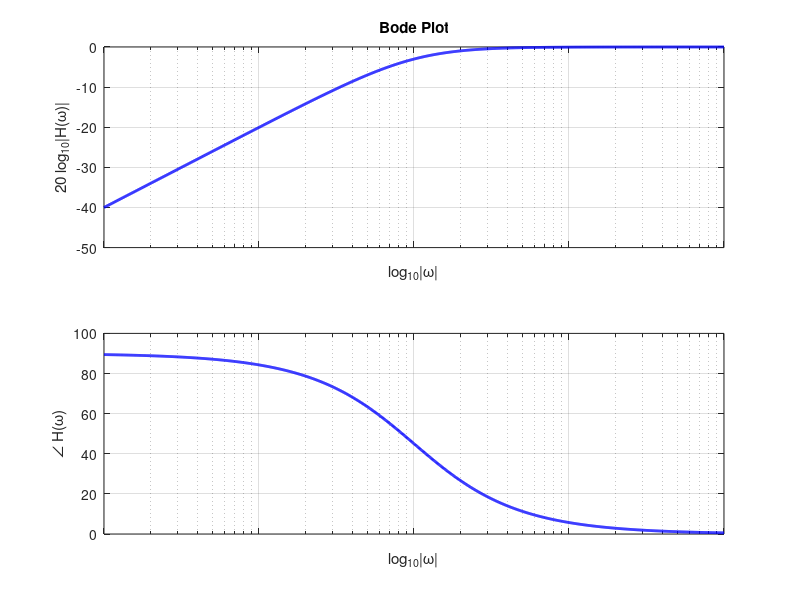

This figure's MATLAB source:
R2C2=1;
sys = tf([R2C2,0],[R2C2 1]);
[mag,phase,wout] = bode(sys);

figure(1), 
    subplot(2,1,1)
    semilogx(wout, 20*log10(squeeze(mag)), '-b', 'LineWidth',2)
    grid on
    set(gca,'xticklabel',{[]})
    ylabel('20 log_{10}|H(\omega)|')
    xlabel('log_{10}|\omega|')
    title('Bode Plot')

subplot(2,1,2)
    semilogx(wout, squeeze(phase), '-b', 'LineWidth',2)
    grid on 
    set(gca,'xticklabel',{[]})
    ylabel('\angle H(\omega)')
    xlabel('log_{10}|\omega|')
  
print -dpng 'lecture30_hpf_bode.png'
    